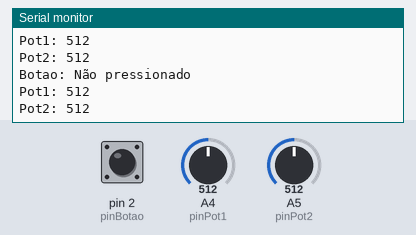
Bench run of a sketch on a simulated Arduino Uno, built with avr-gcc and run on an emulated ATmega328P. Parts: the last lines printed to the serial monitor. Inputs (shaded band) come from the test bench; at power-on: A4 (pinPot1) = 512, A5 (pinPot2) = 512, pin 2 (pinBotao) HIGH. No radio packets arrive unless stated.

Above: at 1.2 s.
1.3 s: A4 (pinPot1) set to 107
At 1.9 s:
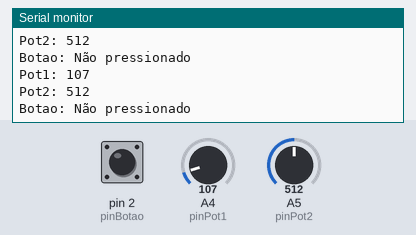
4.3 s: A4 (pinPot1) set to 93
At 5.1 s:
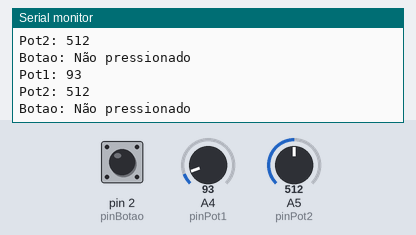
7.3 s: A5 (pinPot2) set to 108
At 8.1 s:
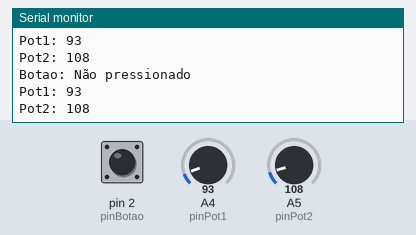
8.8 s: A5 (pinPot2) set to 91
At 9.7 s:
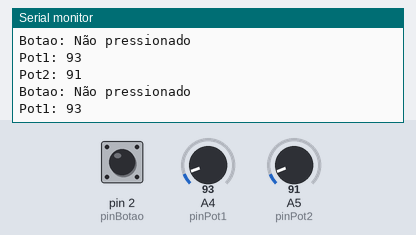
Timing chart, 0 to 11.8 s (numbered marks = the images above; inputs shaded):
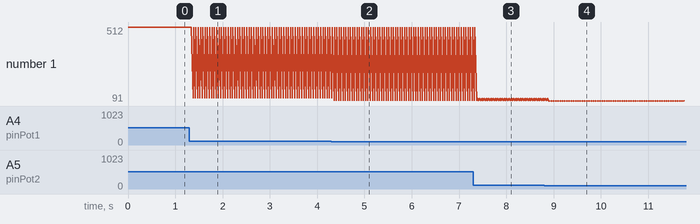

The sketch:

sketch_nov14a.ino
```cpp
#include <RF24.h>  // Inclui a biblioteca RF24

#define pinCE  9 // Define o pino CE para o módulo NRF24L01
#define pinCSN 10  // Define o pino CSN para o módulo NRF24L01

#define pinPot1 A4  // Define o pino para o primeiro potenciômetro
#define pinPot2 A5  // Define o pino para o segundo potenciômetro
#define pinBotao 2  // Define o pino para o botão

// Define uma estrutura para armazenar os dados dos potenciômetros e do botão
struct tipoDadoRF {
  int pot1;
  int pot2;
  bool botao;
} dadosRF;

RF24 radio(pinCE, pinCSN);  // Cria uma instância da classe RF24

const uint64_t pipeOut = 0xE8E8F0F0E1LL;  // Endereço do tubo de saída

void setup() {
  Serial.begin(9600);  // Inicia a comunicação serial
  radio.begin();  // Inicia o módulo de rádio
  radio.setAutoAck(false);  // Desativa a confirmação automática de recebimento de pacotes
  radio.setPALevel(RF24_PA_LOW);  // Define o nível de potência do amplificador para baixo
  radio.setDataRate(RF24_250KBPS);  // Define a taxa de dados para 250Kbps
  radio.openWritingPipe(pipeOut);  // Abre o tubo de escrita

  pinMode(pinPot1, INPUT);  // Define o pino do primeiro potenciômetro como entrada
  pinMode(pinPot2, INPUT);  // Define o pino do segundo potenciômetro como entrada
  pinMode(pinBotao, INPUT_PULLUP);  // Define o pino do botão como entrada com resistor de pull-up
}

void loop() {
  dadosRF.pot1 = analogRead(pinPot1);  // Lê o valor do primeiro potenciômetro
  dadosRF.pot2 = analogRead(pinPot2);  // Lê o valor do segundo potenciômetro
  dadosRF.botao = digitalRead(pinBotao) == LOW;  // Lê o estado do botão

  radio.write(&dadosRF, sizeof(tipoDadoRF));  // Envia os dados para o outro dispositivo via rádio

  Serial.print("Pot1: ");  // Imprime "Pot1: " na porta serial
  Serial.println(dadosRF.pot1);  // Imprime o valor do primeiro potenciômetro na porta serial
  Serial.print("Pot2: ");  // Imprime "Pot2: " na porta serial
  Serial.println(dadosRF.pot2);  // Imprime o valor do segundo potenciômetro na porta serial
  Serial.print("Botao: ");  // Imprime "Botao: " na porta serial
  Serial.println(dadosRF.botao ? "Pressionado" : "Não pressionado");  // Imprime o estado do botão na porta serial

  delay(10);  // Aguarda 10 milissegundos antes de repetir o loop
}
```

Measured:
- after the input at 1.3 s, the serial monitor: prints a new line after 0.08 s (image 1)
- after the input at 4.3 s, the serial monitor: prints a new line after 0.06 s (image 2)
- after the input at 7.3 s, the serial monitor: prints a new line after 0.08 s (image 3)
- after the input at 8.8 s, the serial monitor: prints a new line after 0.11 s (image 4)
- plotted number 1: 512 → 108 after the input at 7.3 s, 108 → 91 after the input at 8.8 s
